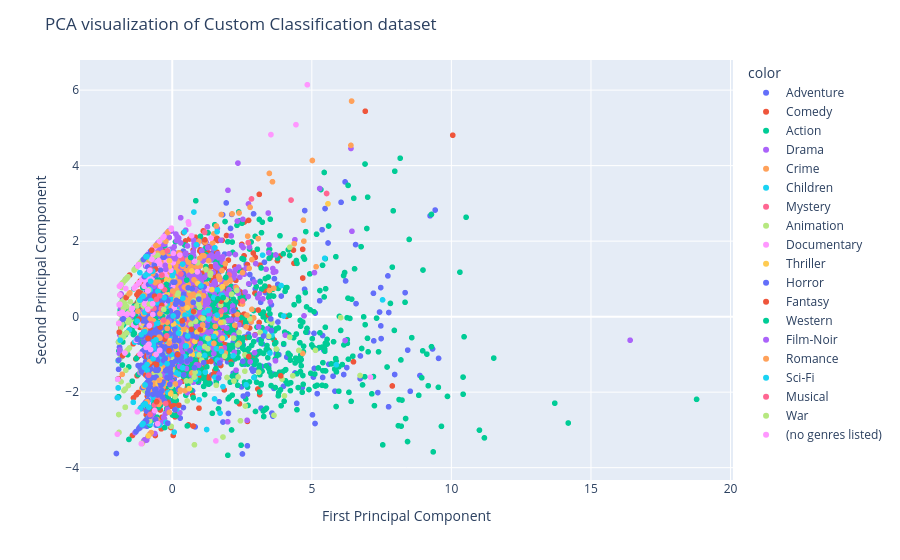

The cell this chart's notebook holds for it:
### Markdown cell above
PCA

### Code cell
pca = PCA(n_components = 2)
scaler = StandardScaler()
y = df_tsne['Class']
X_pca = pca.fit_transform(X_num_scaled)
fig_pca = px.scatter(x = X_pca[:,0], y =X_pca[:,1], color = y)
fig_pca.update_layout(
    title="PCA visualization of Custom Classification dataset",
    xaxis_title="First Principal Component",
    yaxis_title="Second Principal Component",
)
fig_pca.show()

### Figure 1 — Plotly figure (JSON) as saved in the notebook; plotly's stock layout.template omitted (floating-point values rounded to 4 significant figures; data arrays with more than 128 entries replaced by an {"elided": "..."} marker saying what was removed)
{"data": [{"hovertemplate": "color=Adventure<br>x=%{x}<br>y=%{y}<extra></extra>", "legendgroup": "Adventure", "marker": {"color": "#636efa", "symbol": "circle"}, "mode": "markers", "name": "Adventure", "showlegend": true, "type": "scattergl", "x": {"elided": "653 float values"}, "xaxis": "x", "y": {"elided": "653 float values"}, "yaxis": "y"}, {"hovertemplate": "color=Comedy<br>x=%{x}<br>y=%{y}<extra></extra>", "legendgroup": "Comedy", "marker": {"color": "#EF553B", "symbol": "circle"}, "mode": "markers", "name": "Comedy", "showlegend": true, "type": "scattergl", "x": {"elided": "2779 float values"}, "xaxis": "x", "y": {"elided": "2779 float values"}, "yaxis": "y"}, {"hovertemplate": "color=Action<br>x=%{x}<br>y=%{y}<extra></extra>", "legendgroup": "Action", "marker": {"color": "#00cc96", "symbol": "circle"}, "mode": "markers", "name": "Action", "showlegend": true, "type": "scattergl", "x": {"elided": "1828 float values"}, "xaxis": "x", "y": {"elided": "1828 float values"}, "yaxis": "y"}, {"hovertemplate": "color=Drama<br>x=%{x}<br>y=%{y}<extra></extra>", "legendgroup": "Drama", "marker": {"color": "#ab63fa", "symbol": "circle"}, "mode": "markers", "name": "Drama", "showlegend": true, "type": "scattergl", "x": {"elided": "2226 float values"}, "xaxis": "x", "y": {"elided": "2226 float values"}, "yaxis": "y"}, {"hovertemplate": "color=Crime<br>x=%{x}<br>y=%{y}<extra></extra>", "legendgroup": "Crime", "marker": {"color": "#FFA15A", "symbol": "circle"}, "mode": "markers", "name": "Crime", "showlegend": true, "type": "scattergl", "x": {"elided": "537 float values"}, "xaxis": "x", "y": {"elided": "537 float values"}, "yaxis": "y"}, {"hovertemplate": "color=Children<br>x=%{x}<br>y=%{y}<extra></extra>", "legendgroup": "Children", "marker": {"color": "#19d3f3", "symbol": "circle"}, "mode": "markers", "name": "Children", "showlegend": true, "type": "scattergl", "x": {"elided": "197 float values"}, "xaxis": "x", "y": {"elided": "197 float values"}, "yaxis": "y"}, {"hovertemplate": "color=Mystery<br>x=%{x}<br>y=%{y}<extra></extra>", "legendgroup": "Mystery", "marker": {"color": "#FF6692", "symbol": "circle"}, "mode": "markers", "name": "Mystery", "showlegend": true, "type": "scattergl", "x": [4.255, 5.529, -0.2452, -0.299, -0.6544, -0.8095, 1.161, -0.4367, 0.7323, -0.6051, -0.5822, -0.514, -0.3433, -0.07478, 0.02478, -0.4611, -0.04391, 2.839, -0.7651, -0.9405, -0.6123, -0.5753, -0.5167, 2.519, -0.6225, -0.2718, -0.8099, -0.1226, -0.3842, 0.5383, -0.4286, -0.7454, -0.7768, -1.268, 0.342, -0.6922, 2.038, -0.6535, -0.6636, 1.754, -0.1122, -0.7443, -0.6413, -0.8446, -1.892, -0.8457, 0.1499, 1.756], "xaxis": "x", "y": [3.088, 3.262, -0.1596, 0.4769, 0.2371, 0.7326, 2.231, 0.7995, -0.6224, 0.38, 0.7731, -0.7286, 0.2588, 0.5905, -0.02614, 0.2902, -0.1898, 3.118, -0.2426, -2.264, 0.3895, -0.7098, -2.2, 0.413, 0.3433, 0.363, -0.7103, 0.7276, -0.4105, -0.157, -0.6534, 0.3811, -1.071, -0.1269, 1.539, 0.3507, 1.105, 0.2443, 0.6388, 0.138, -1.319, 0.2774, -2.343, -1.735, -0.1654, -1.222, 0.09958, -0.8786], "yaxis": "y"}, {"hovertemplate": "color=Animation<br>x=%{x}<br>y=%{y}<extra></extra>", "legendgroup": "Animation", "marker": {"color": "#B6E880", "symbol": "circle"}, "mode": "markers", "name": "Animation", "showlegend": true, "type": "scattergl", "x": {"elided": "298 float values"}, "xaxis": "x", "y": {"elided": "298 float values"}, "yaxis": "y"}, {"hovertemplate": "color=Documentary<br>x=%{x}<br>y=%{y}<extra></extra>", "legendgroup": "Documentary", "marker": {"color": "#FF97FF", "symbol": "circle"}, "mode": "markers", "name": "Documentary", "showlegend": true, "type": "scattergl", "x": {"elided": "386 float values"}, "xaxis": "x", "y": {"elided": "386 float values"}, "yaxis": "y"}, {"hovertemplate": "color=Thriller<br>x=%{x}<br>y=%{y}<extra></extra>", "legendgroup": "Thriller", "marker": {"color": "#FECB52", "symbol": "circle"}, "mode": "markers", "name": "Thriller", "showlegend": true, "type": "scattergl", "x": [0.1427, -0.4862, -0.3654, -0.4503, -0.373, 5.58, 0.04244, 0.8104, -0.7188, -0.05383, 1.797, 1.423, -0.8287, -0.4212, 1.133, -0.1977, -0.4795, -0.4494, -0.3536, -0.8095, -1.024, -0.9467, -0.9111, 0.5345, -0.9928, -0.7254, 1.794, -0.5034, -0.5538, -0.3901, -0.3592, -0.4035, -0.02245, -0.6678, -0.4195, -0.6856, 0.1323, -0.2501, -0.7986, -0.5813, -0.4101, 0.8878, -0.08972, 0.7196, 0.6099, 1.739, 0.4077, -0.6682, -0.5612, -0.6337, -0.4005, -0.5931, 0.1767, -0.348, -0.859, 1.558, 0.1474, -0.8918, -0.02232, -0.9609, -0.852, -0.1114, -0.8661, -0.6631, -0.7325, -0.5072, -0.9007, -0.8701, -0.7918, -0.4552, 0.7041, -0.8917, -0.8697, 0.2839, -0.9568, -0.847, 0.04264, -0.2378, 0.9193, -1.019, -0.09828, -0.8444, -0.9033, 0.2917], "xaxis": "x", "y": [-0.7525, -0.1866, -0.8539, 0.4717, -0.0006159, 2.989, -0.1989, -0.6555, 0.1077, -2.045, 0.7919, 0.7165, -0.005857, -1.395, -0.2837, 0.6376, 0.4233, -0.04468, 0.5064, 0.7326, -0.1683, -0.3422, 0.6236, 0.231, -0.3804, 0.8048, -0.5743, 0.5644, 0.3001, -0.01025, 0.9809, -1.678, -0.3991, 0.8525, -0.5838, -1.134, 0.4542, -0.1415, 0.7244, -1.646, -0.08534, -0.4154, -0.6403, -1.005, -1.907, -0.1545, -0.1928, -1.421, 0.734, 1.111, -0.1091, -0.0532, -0.9371, 0.1721, -3.157, -0.4444, -0.5763, -1.26, 0.9943, -1.317, 0.6859, 1.323, -0.2753, 0.7344, -1.645, -1.776, -0.304, -1.723, -1.834, -1.703, 1.209, -1.26, -0.9354, 0.4681, -0.6984, -1.704, -0.1858, 0.9837, 0.872, -2.331, 1.478, -0.7389, -1.269, -0.4299], "yaxis": "y"}, {"hovertemplate": "color=Horror<br>x=%{x}<br>y=%{y}<extra></extra>", "legendgroup": "Horror", "marker": {"color": "#636efa", "symbol": "circle"}, "mode": "markers", "name": "Horror", "showlegend": true, "type": "scattergl", "x": {"elided": "468 float values"}, "xaxis": "x", "y": {"elided": "468 float values"}, "yaxis": "y"}, {"hovertemplate": "color=Fantasy<br>x=%{x}<br>y=%{y}<extra></extra>", "legendgroup": "Fantasy", "marker": {"color": "#EF553B", "symbol": "circle"}, "mode": "markers", "name": "Fantasy", "showlegend": true, "type": "scattergl", "x": [-0.3753, -0.7692, 1.17, 1.749, -0.6786, 3.081, 0.764, -0.391, -0.5614, -0.6931, 0.1997, -0.8154, -0.6591, -0.8638, -1.898, -0.5623, -0.6288, -1.653, -0.3899, -0.4353, -0.599, -0.8675, -0.7952, -0.5425, -0.7343, 1.009, -0.8662, -1.776, -0.7902, -1.199, 0.2361, 3.888, -0.6372, 0.3534, -0.6345, -0.265, -0.1122, 6.492, -0.7001, 2.74, 7.883, 0.6881], "xaxis": "x", "y": [0.2977, -0.2658, 2.034, 0.4112, 0.3662, 0.1754, 0.1356, 0.7132, -2.255, -0.1595, -1.004, -1.26, 0.4016, 0.2072, -0.4115, -1.268, 0.8801, 0.5063, 0.9684, -0.2767, 1.261, -0.758, -0.2932, 0.4749, 1.761, -0.3431, -0.5771, -1.03, 0.2631, -0.06962, -2.345, -1.568, -0.567, -0.1131, 0.5412, -0.5932, -0.904, -1.197, -1.204, -1.056, -1.836, -0.3378], "yaxis": "y"}, {"hovertemplate": "color=Western<br>x=%{x}<br>y=%{y}<extra></extra>", "legendgroup": "Western", "marker": {"color": "#00cc96", "symbol": "circle"}, "mode": "markers", "name": "Western", "showlegend": true, "type": "scattergl", "x": [-0.2309, 1.824, -0.6061, -0.1787, -0.6014, -0.3745, 0.662, -0.3761, -0.3443, -0.2117, -0.1927, -0.5065, -0.6885, -0.7893, -0.5297, -0.8421, 0.5186, -0.3663, -0.1841, -1.302, 1.634, 1.921, -0.5089], "xaxis": "x", "y": [-0.4235, 0.5036, -0.6278, 0.7202, -0.05561, 1.054, 1.568, 1.056, 0.004142, 0.8525, 0.1322, -0.1603, -0.1877, 0.7106, 0.9672, 0.6976, 0.9692, 0.7075, -0.2404, -0.1556, 0.4689, 1.041, -0.6113], "yaxis": "y"}, {"hovertemplate": "color=Film-Noir<br>x=%{x}<br>y=%{y}<extra></extra>", "legendgroup": "Film-Noir", "marker": {"color": "#ab63fa", "symbol": "circle"}, "mode": "markers", "name": "Film-Noir", "showlegend": true, "type": "scattergl", "x": [-0.8312, 0.09742, -0.2293, -0.2539, -0.7442, -0.6548, -0.1118, -0.6612, -0.7627, -0.9769, -0.5991, -0.8243], "xaxis": "x", "y": [-0.2468, 1.531, 1.255, 1.356, 0.9023, 0.8089, -0.1178, 0.8433, 0.234, 0.5789, 0.3721, 1.201], "yaxis": "y"}, {"hovertemplate": "color=Romance<br>x=%{x}<br>y=%{y}<extra></extra>", "legendgroup": "Romance", "marker": {"color": "#FFA15A", "symbol": "circle"}, "mode": "markers", "name": "Romance", "showlegend": true, "type": "scattergl", "x": [-0.6695, -0.9582, -1.001, -0.4677, -0.4951, -0.4416, -1.022, -0.4402, -0.9002, -0.3445, 2.678, 1.492, -0.6058, -0.4413, 0.01559, -0.1148, -0.178, -0.6269, 0.2918, -0.5832, -0.3768, -0.4639, -0.6691, -0.8166, -0.5846, -0.38, -0.3578, -1.545, -0.7003, -0.3334, -0.7152, -0.18, 1.095, -0.8531, -0.7847, -0.8992, -1.02, -0.8112], "xaxis": "x", "y": [-0.1131, -0.3517, 0.5754, -0.5424, 0.9112, 0.7624, 0.07171, 0.07813, -2.252, -0.1293, 0.03996, -0.7091, 0.8992, -0.5698, 0.6787, -0.7024, -0.3114, -1.021, -1.944, 0.9123, 0.182, -1.687, 0.3698, 1.187, 1.885, 1.091, -0.1528, 0.6039, 1.143, 1.696, 0.3316, -0.1482, -0.2221, 0.2169, -0.05622, 0.1787, -1.848, -1.193], "yaxis": "y"}, {"hovertemplate": "color=Sci-Fi<br>x=%{x}<br>y=%{y}<extra></extra>", "legendgroup": "Sci-Fi", "marker": {"color": "#19d3f3", "symbol": "circle"}, "mode": "markers", "name": "Sci-Fi", "showlegend": true, "type": "scattergl", "x": [0.5556, 1.493, 0.3795, -0.1844, -0.9836, -1.033, -0.9033, 1.764, -0.8635, -0.5824, -0.68, -0.907, -0.9396, -1.003, -0.3529, -0.9415, -0.5123, -0.9578, -1.148, -1.256, -0.9224, -0.7873, -0.8397, -0.9654, -0.7728, -0.6872, -0.6568, -0.9737, -1.936, -0.8175, -0.6795, -0.875, -1.048, -0.775, 0.2251, -0.5582, -0.4564, 1.035, 1.142, -1.108, -0.9001, 7.534, 5.877, -0.7019, -0.524, -0.9954, -0.98, -1.045, -0.2885, -1.08, -1.159, -1.162, -0.7698, -0.8201, -0.8513, 1.618, -0.6645, -0.5464, 0.005349, 3.994, -1.866, 0.03221], "xaxis": "x", "y": [-0.5124, -0.525, 0.4874, -1.247, -0.3977, -2.34, -1.269, -0.9206, 0.6901, -0.6148, -0.2151, 1.589, 1.104, -0.4054, 0.1907, 1.589, 0.674, 1.091, -2.435, -0.1174, 0.1596, 0.7082, -2.399, -2.31, 0.4248, -1.116, -0.6573, -1.809, -1.888, 0.7283, -0.7556, 0.6806, 0.5373, 0.9376, -0.4329, 0.3632, -2.88, 0.8144, 0.1017, -0.4759, -1.416, 0.4443, -1.275, 1.206, -0.1735, -1.346, 0.1119, -2.832, 0.5042, -2.861, 1.165, 0.4353, -0.8531, -0.2371, 1.138, 0.7095, -0.8314, -0.9733, 1.083, 0.01727, -0.6237, 0.01789], "yaxis": "y"}, {"hovertemplate": "color=Musical<br>x=%{x}<br>y=%{y}<extra></extra>", "legendgroup": "Musical", "marker": {"color": "#FF6692", "symbol": "circle"}, "mode": "markers", "name": "Musical", "showlegend": true, "type": "scattergl", "x": [-0.2767, -0.3698, -0.3943, -0.7625, 2.721, -0.7484, -0.3057, 0.3109, -0.7816, -0.2379, -0.3756, -0.4552, -0.7612, -0.8427, -0.8498, -0.5655, -0.7953, -0.4504, -0.175, -0.7858, -0.6574, -0.197, -1.911], "xaxis": "x", "y": [0.714, 1.102, 0.2117, -0.1893, 1.963, -0.2058, -0.09128, 1.131, 1.24, -2.301, 0.8011, 0.807, 0.2934, 0.1627, -1.551, 0.4558, -2.594, 0.5513, 1.741, 0.2489, 0.2141, -0.509, -0.1792], "yaxis": "y"}, {"hovertemplate": "color=War<br>x=%{x}<br>y=%{y}<extra></extra>", "legendgroup": "War", "marker": {"color": "#B6E880", "symbol": "circle"}, "mode": "markers", "name": "War", "showlegend": true, "type": "scattergl", "x": [-0.7763, -0.8188, -0.3021, -0.8405], "xaxis": "x", "y": [0.2785, 0.3323, 0.1928, 0.7092], "yaxis": "y"}, {"hovertemplate": "color=(no genres listed)<br>x=%{x}<br>y=%{y}<extra></extra>", "legendgroup": "(no genres listed)", "marker": {"color": "#FF97FF", "symbol": "circle"}, "mode": "markers", "name": "(no genres listed)", "showlegend": true, "type": "scattergl", "x": [-1.695, 1.563, 7.102, -0.5215, -0.9365, -1.155, -0.7784, -0.6939, -0.4082, -0.5806, -1.885, -1.612, -0.4463, -0.8201, -0.4455, -1.208, -0.875, -0.8329, -0.8675, -1.665, -1.911, -1.369, -1.879, -1.251, -1.885, -0.7037, -1.911, 4.839, -1.898, -1.95, -1.839, -0.8047, -0.8763, -0.4543], "xaxis": "x", "y": [-0.9631, -3.291, -1.605, -2.836, -0.8154, -0.9969, -0.8715, 0.05684, 0.8028, -1.002, 0.8054, 0.06921, -0.8927, -0.2371, 1.399, 0.8863, 0.6806, -0.7294, -0.758, 0.745, -0.1792, 0.7525, 0.3269, -2.521, 0.8054, 0.3411, -0.1792, 6.142, 0.3131, -1.656, 0.8436, 1.221, 0.1979, -0.8969], "yaxis": "y"}], "layout": {"legend": {"title": {"text": "color"}, "tracegroupgap": 0}, "margin": {"t": 60}, "title": {"text": "PCA visualization of Custom Classification dataset"}, "xaxis": {"anchor": "y", "domain": [0, 1], "title": {"text": "First Principal Component"}}, "yaxis": {"anchor": "x", "domain": [0, 1], "title": {"text": "Second Principal Component"}}}}
